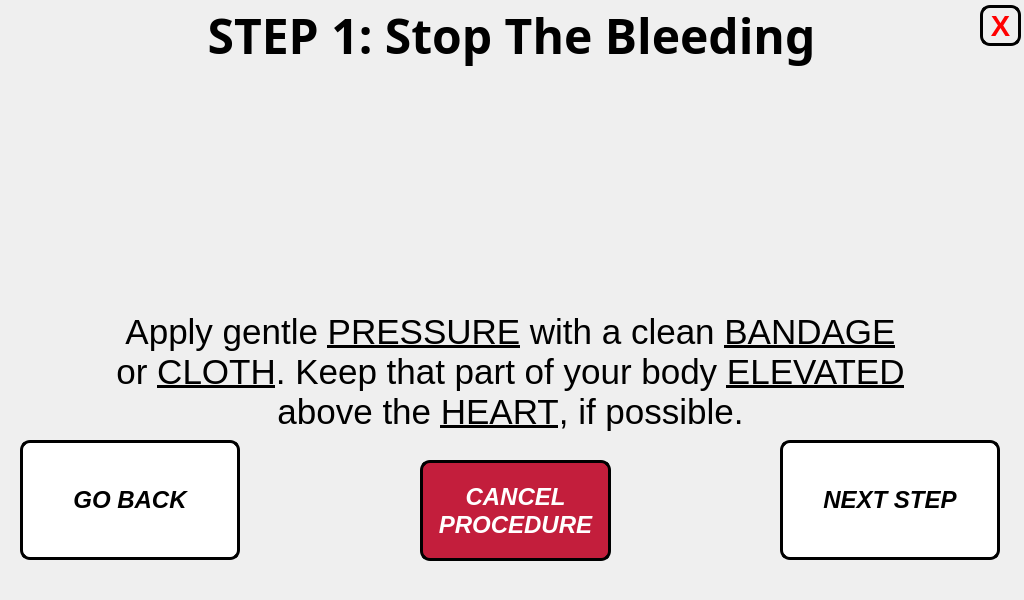
<?xml version="1.0" encoding="UTF-8"?>
<ui version="4.0">
 <class>step_1_window</class>
 <widget class="QMainWindow" name="step_1_window">
  <property name="geometry">
   <rect>
    <x>0</x>
    <y>0</y>
    <width>1024</width>
    <height>600</height>
   </rect>
  </property>
  <property name="minimumSize">
   <size>
    <width>1024</width>
    <height>600</height>
   </size>
  </property>
  <property name="maximumSize">
   <size>
    <width>1024</width>
    <height>600</height>
   </size>
  </property>
  <property name="windowTitle">
   <string>Step 1 Procedure</string>
  </property>
  <widget class="QWidget" name="centralwidget">
   <widget class="QLabel" name="title_step">
    <property name="geometry">
     <rect>
      <x>6</x>
      <y>0</y>
      <width>1011</width>
      <height>71</height>
     </rect>
    </property>
    <property name="font">
     <font>
      <family>Unispace</family>
      <pointsize>18</pointsize>
      <weight>75</weight>
      <bold>true</bold>
     </font>
    </property>
    <property name="text">
     <string>&lt;html&gt;&lt;head/&gt;&lt;body&gt;&lt;p align=&quot;center&quot;&gt;&lt;span style=&quot; font-size:36pt;&quot;&gt;STEP 1: Stop The Bleeding&lt;/span&gt;&lt;/p&gt;&lt;/body&gt;&lt;/html&gt;</string>
    </property>
    <property name="alignment">
     <set>Qt::AlignCenter</set>
    </property>
   </widget>
   <widget class="QLabel" name="text_steps">
    <property name="geometry">
     <rect>
      <x>20</x>
      <y>312</y>
      <width>981</width>
      <height>121</height>
     </rect>
    </property>
    <property name="font">
     <font>
      <pointsize>14</pointsize>
     </font>
    </property>
    <property name="text">
     <string>&lt;html&gt;&lt;head/&gt;&lt;body&gt;&lt;p align=&quot;center&quot;&gt;&lt;span style=&quot; font-family:'Calibri'; font-size:26pt; color:#000000;&quot;&gt;Apply gentle &lt;/span&gt;&lt;span style=&quot; font-family:'Calibri'; font-size:26pt; text-decoration: underline; color:#000000;&quot;&gt;PRESSURE&lt;/span&gt;&lt;span style=&quot; font-family:'Calibri'; font-size:26pt; color:#000000;&quot;&gt; with a clean &lt;/span&gt;&lt;span style=&quot; font-family:'Calibri'; font-size:26pt; text-decoration: underline; color:#000000;&quot;&gt;BANDAGE&lt;br/&gt;&lt;/span&gt;&lt;span style=&quot; font-family:'Calibri'; font-size:26pt; color:#000000;&quot;&gt;or &lt;/span&gt;&lt;span style=&quot; font-family:'Calibri'; font-size:26pt; text-decoration: underline; color:#000000;&quot;&gt;CLOTH&lt;/span&gt;&lt;span style=&quot; font-family:'Calibri'; font-size:26pt; color:#000000;&quot;&gt;. Keep that part of your body &lt;/span&gt;&lt;span style=&quot; font-family:'Calibri'; font-size:26pt; text-decoration: underline; color:#000000;&quot;&gt;ELEVATED&lt;br/&gt;&lt;/span&gt;&lt;span style=&quot; font-family:'Calibri'; font-size:26pt; color:#000000;&quot;&gt;above the &lt;/span&gt;&lt;span style=&quot; font-family:'Calibri'; font-size:26pt; text-decoration: underline; color:#000000;&quot;&gt;HEART&lt;/span&gt;&lt;span style=&quot; font-family:'Calibri'; font-size:26pt; color:#000000;&quot;&gt;, if possible.&lt;/span&gt;&lt;/p&gt;&lt;/body&gt;&lt;/html&gt;</string>
    </property>
   </widget>
   <widget class="QLabel" name="gif_player_label">
    <property name="geometry">
     <rect>
      <x>330</x>
      <y>70</y>
      <width>360</width>
      <height>240</height>
     </rect>
    </property>
    <property name="minimumSize">
     <size>
      <width>360</width>
      <height>240</height>
     </size>
    </property>
    <property name="maximumSize">
     <size>
      <width>360</width>
      <height>240</height>
     </size>
    </property>
    <property name="font">
     <font>
      <family>Unispace</family>
      <pointsize>16</pointsize>
      <weight>75</weight>
      <bold>true</bold>
     </font>
    </property>
    <property name="frameShape">
     <enum>QFrame::NoFrame</enum>
    </property>
    <property name="lineWidth">
     <number>1</number>
    </property>
    <property name="text">
     <string/>
    </property>
    <property name="alignment">
     <set>Qt::AlignCenter</set>
    </property>
   </widget>
   <widget class="QPushButton" name="next_step_button">
    <property name="geometry">
     <rect>
      <x>780</x>
      <y>440</y>
      <width>220</width>
      <height>120</height>
     </rect>
    </property>
    <property name="minimumSize">
     <size>
      <width>220</width>
      <height>120</height>
     </size>
    </property>
    <property name="maximumSize">
     <size>
      <width>220</width>
      <height>120</height>
     </size>
    </property>
    <property name="font">
     <font>
      <pointsize>18</pointsize>
      <weight>75</weight>
      <italic>true</italic>
      <bold>true</bold>
     </font>
    </property>
    <property name="cursor">
     <cursorShape>PointingHandCursor</cursorShape>
    </property>
    <property name="styleSheet">
     <string notr="true">QPushButton:hover:!pressed
{
  background-color: rgb(195,30,60);
}

QPushButton
{
  background-color: white;
color: black;
border-style: outset;
border-width: 3px;
border-radius:10px;
border-color: black;
}</string>
    </property>
    <property name="text">
     <string>NEXT STEP</string>
    </property>
   </widget>
   <widget class="QPushButton" name="go_back_injury_type">
    <property name="geometry">
     <rect>
      <x>20</x>
      <y>440</y>
      <width>220</width>
      <height>120</height>
     </rect>
    </property>
    <property name="minimumSize">
     <size>
      <width>220</width>
      <height>120</height>
     </size>
    </property>
    <property name="maximumSize">
     <size>
      <width>220</width>
      <height>120</height>
     </size>
    </property>
    <property name="font">
     <font>
      <pointsize>18</pointsize>
      <weight>75</weight>
      <italic>true</italic>
      <bold>true</bold>
     </font>
    </property>
    <property name="styleSheet">
     <string notr="true">QPushButton:hover:!pressed
{
  background-color: rgb(195,30,60);
}

QPushButton
{
  background-color: white;
color: black;
border-style: outset;
border-width: 3px;
border-radius:10px;
border-color: black;
}</string>
    </property>
    <property name="text">
     <string>GO BACK</string>
    </property>
   </widget>
   <widget class="QLabel" name="label">
    <property name="geometry">
     <rect>
      <x>0</x>
      <y>0</y>
      <width>1024</width>
      <height>600</height>
     </rect>
    </property>
    <property name="minimumSize">
     <size>
      <width>1024</width>
      <height>600</height>
     </size>
    </property>
    <property name="maximumSize">
     <size>
      <width>1024</width>
      <height>600</height>
     </size>
    </property>
    <property name="text">
     <string/>
    </property>
    <property name="pixmap">
     <pixmap>../pictures/program_pictures/main_wallpaper.png</pixmap>
    </property>
   </widget>
   <widget class="QPushButton" name="end_procedure_now_button">
    <property name="geometry">
     <rect>
      <x>420</x>
      <y>460</y>
      <width>191</width>
      <height>101</height>
     </rect>
    </property>
    <property name="minimumSize">
     <size>
      <width>0</width>
      <height>0</height>
     </size>
    </property>
    <property name="maximumSize">
     <size>
      <width>16777215</width>
      <height>16777215</height>
     </size>
    </property>
    <property name="font">
     <font>
      <pointsize>18</pointsize>
      <weight>75</weight>
      <italic>true</italic>
      <bold>true</bold>
     </font>
    </property>
    <property name="styleSheet">
     <string notr="true">QPushButton:hover:!pressed
{
  background-color: grey;
}

QPushButton
{
  background-color: rgb(195,30,60);
color: white;
border-style: outset;
border-width: 3px;
border-radius:10px;
border-color: black;
}</string>
    </property>
    <property name="text">
     <string>CANCEL
PROCEDURE</string>
    </property>
   </widget>
   <widget class="QPushButton" name="close_button">
    <property name="geometry">
     <rect>
      <x>980</x>
      <y>5</y>
      <width>41</width>
      <height>41</height>
     </rect>
    </property>
    <property name="font">
     <font>
      <pointsize>22</pointsize>
      <weight>75</weight>
      <bold>true</bold>
     </font>
    </property>
    <property name="styleSheet">
     <string notr="true">QPushButton:hover:!pressed
{
  background-color: rgb(195,30,60);
}

QPushButton
{

color: red;
border-style: outset;
border-width: 3px;
border-radius:10px;
border-color: black;
}
</string>
    </property>
    <property name="text">
     <string>X</string>
    </property>
   </widget>
   <zorder>label</zorder>
   <zorder>text_steps</zorder>
   <zorder>title_step</zorder>
   <zorder>gif_player_label</zorder>
   <zorder>next_step_button</zorder>
   <zorder>go_back_injury_type</zorder>
   <zorder>end_procedure_now_button</zorder>
   <zorder>close_button</zorder>
  </widget>
 </widget>
 <resources/>
 <connections/>
</ui>
